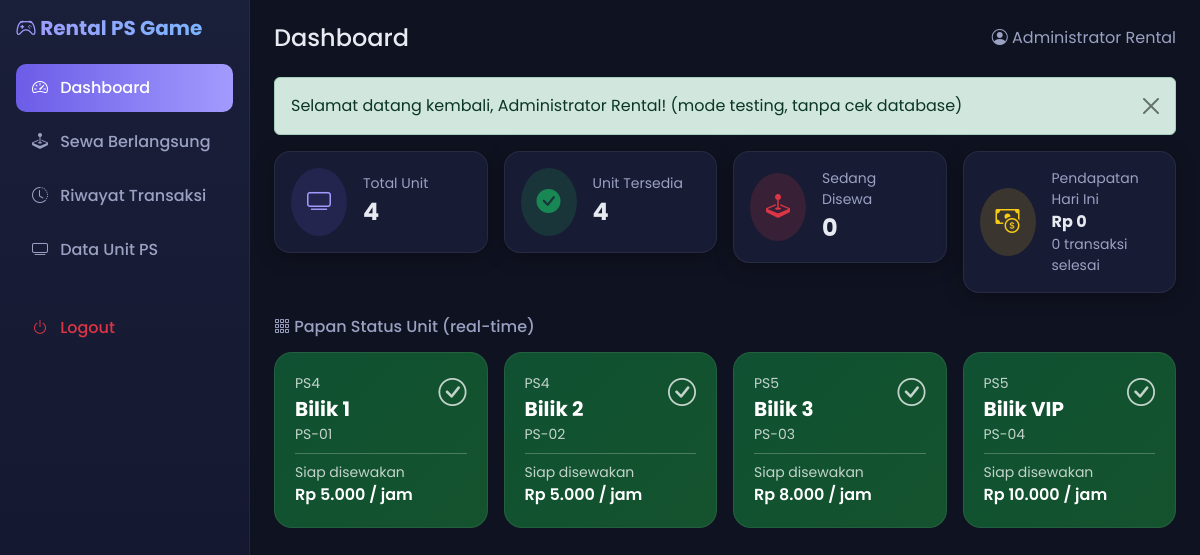
Page /dashboard.php (signed in) on the committed database.
### tables this page shows
CREATE TABLE IF NOT EXISTS unit_ps (
    id INT AUTO_INCREMENT PRIMARY KEY,
    kode_unit VARCHAR(10) NOT NULL UNIQUE,
    nama_unit VARCHAR(50) NOT NULL,
    tipe_konsol ENUM('PS3', 'PS4', 'PS5') NOT NULL DEFAULT 'PS4',
    harga_per_jam DECIMAL(10,2) NOT NULL,
    status ENUM('Tersedia', 'Disewa', 'Maintenance') NOT NULL DEFAULT 'Tersedia',
    created_at TIMESTAMP DEFAULT CURRENT_TIMESTAMP,
    updated_at TIMESTAMP DEFAULT CURRENT_TIMESTAMP ON UPDATE CURRENT_TIMESTAMP
);

### dashboard.php (the view, shortened to what this page needs)
<?php
require_once __DIR__ . '/functions.php';
$pdo = getConnection();
$statUnit = $pdo->query("
    SELECT
        COUNT(*) AS total_unit,
        SUM(CASE WHEN status = 'Tersedia' THEN 1 ELSE 0 END) AS tersedia,
        SUM(CASE WHEN status = 'Disewa' THEN 1 ELSE 0 END) AS disewa,
        SUM(CASE WHEN status = 'Maintenance' THEN 1 ELSE 0 END) AS maintenance
    FROM unit_ps
")->fetch();
$pendapatanHariIni = $pdo->prepare("
    SELECT COALESCE(SUM(total_biaya), 0) AS total
    FROM rental
    WHERE status = 'Selesai' AND DATE(waktu_selesai) = CURDATE()
");
$pendapatanHariIni->execute();
$pendapatan = $pendapatanHariIni->fetch()['total'];
$transaksiHariIni = $pdo->query("
    SELECT COUNT(*) AS total FROM rental WHERE status = 'Selesai' AND DATE(waktu_selesai) = CURDATE()
")->fetch()['total'];
$daftarUnit = $pdo->query("
    SELECT u.id, u.kode_unit, u.nama_unit, u.tipe_konsol, u.harga_per_jam, u.status,
           r.id AS rental_id, r.nama_penyewa, r.waktu_mulai
    FROM unit_ps u
    LEFT JOIN rental r ON r.unit_id = u.id AND r.status = 'Berlangsung'
    ORDER BY u.kode_unit ASC
")->fetchAll();
$pageTitle  = 'Dashboard';
$activeMenu = 'dashboard';
require_once __DIR__ . '/header.php';
?>
<div class="row g-3 mb-4">
    <div class="col-md-3">
        <div class="card card-stat">
            <div class="card-body d-flex align-items-center">
                <div class="rounded-circle p-3 me-3" style="background: rgba(108,92,231,0.15);">
                    <i class="bi bi-tv fs-4" style="color:#a29bfe;"></i>
                </div>
                <div>
                    <div class="text-muted-light small">Total Unit</div>
                    <div class="fs-4 fw-bold"><?= (int) $statUnit['total_unit'] ?></div>
                </div>
            </div>
        </div>
    </div>
    <div class="col-md-3">
        <div class="card card-stat">
            <div class="card-body d-flex align-items-center">
                <div class="rounded-circle p-3 me-3" style="background: rgba(34,197,94,0.15);">
                    <i class="bi bi-check-circle-fill fs-4 text-success"></i>
                </div>
                <div>
                    <div class="text-muted-light small">Unit Tersedia</div>
                    <div class="fs-4 fw-bold"><?= (int) $statUnit['tersedia'] ?></div>
                </div>
            </div>
        </div>
    </div>
    <div class="col-md-3">
        <div class="card card-stat">
            <div class="card-body d-flex align-items-center">
                <div class="rounded-circle p-3 me-3" style="background: rgba(239,68,68,0.15);">
                    <i class="bi bi-joystick fs-4 text-danger"></i>
                </div>
                <div>
                    <div class="text-muted-light small">Sedang Disewa</div>
                    <div class="fs-4 fw-bold"><?= (int) $statUnit['disewa'] ?></div>
                </div>
            </div>
        </div>
    </div>
    <div class="col-md-3">
        <div class="card card-stat">
            <div class="card-body d-flex align-items-center">
                <div class="rounded-circle p-3 me-3" style="background: rgba(250,204,21,0.15);">
                    <i class="bi bi-cash-coin fs-4" style="color:#facc15;"></i>
                </div>
                <div>
                    <div class="text-muted-light small">Pendapatan Hari Ini</div>
                    <div class="fs-6 fw-bold"><?= formatRupiah($pendapatan) ?></div>
                    <div class="small text-muted-light"><?= (int) $transaksiHariIni ?> transaksi selesai</div>
                </div>
            </div>
        </div>
    </div>
</div>
<h6 class="mb-3 text-muted-light"><i class="bi bi-grid-3x3-gap"></i> Papan Status Unit (real-time)</h6>
<div class="row g-3 mb-4">
    <?php foreach ($daftarUnit as $u): ?>
        <div class="col-md-4 col-lg-3">
            <?php
                $kelasWarna = match ($u['status']) {
                    'Tersedia'    => 'unit-tersedia',
                    'Disewa'      => 'unit-disewa',
                    'Maintenance' => 'unit-maintenance',
                    default       => '',
                };
            ?>
            <div class="unit-card <?= $kelasWarna ?> text-white">
                <div class="d-flex justify-content-between align-items-start">
                    <div>
                        <div class="small opacity-75"><?= clean($u['tipe_konsol']) ?></div>
                        <div class="fs-5 fw-bold"><?= clean($u['nama_unit']) ?></div>
                        <div class="small opacity-75"><?= clean($u['kode_unit']) ?></div>
                    </div>
                    <i class="bi <?= $u['status'] === 'Disewa' ? 'bi-joystick' : ($u['status'] === 'Maintenance' ? 'bi-tools' : 'bi-check-circle') ?> fs-3 opacity-75"></i>
                </div>
                <?php if ($u['status'] === 'Disewa' && $u['waktu_mulai']): ?>
                    <hr class="border-light opacity-25 my-2">
                    <div class="small opacity-75">Penyewa: <?= clean($u['nama_penyewa']) ?></div>
                    <div class="timer-live mt-1" data-mulai="<?= clean($u['waktu_mulai']) ?>">00:00:00</div>
                    <div class="small opacity-75">mulai <?= formatTanggalJamIndo($u['waktu_mulai']) ?></div>
                <?php elseif ($u['status'] === 'Tersedia'): ?>
                    <hr class="border-light opacity-25 my-2">
                    <div class="small opacity-75">Siap disewakan</div>
                    <div class="fw-semibold"><?= formatRupiah($u['harga_per_jam']) ?> / jam</div>
                <?php else: ?>
                    <hr class="border-light opacity-25 my-2">
                    <div class="small opacity-75">Sedang tidak dapat disewakan</div>
                <?php endif; ?>
            </div>
        </div>
    <?php endforeach; ?>
</div>
<?php require_once __DIR__ . '/footer.php'; ?>

### header.php (shortened to what this page needs)
<?php
$pageTitle = $pageTitle ?? 'Rental PS Game';
?>
<!DOCTYPE html>
<html lang="id">
<head>
    <link href="https://cdn.jsdelivr.net/npm/bootstrap@5.3.3/dist/css/bootstrap.min.css" rel="stylesheet">
    <link rel="stylesheet" href="https://cdn.jsdelivr.net/npm/bootstrap-icons@1.11.3/font/bootstrap-icons.css">
</head>
<body>
<div class="d-flex">
    <nav class="sidebar p-3" style="width: 250px;">
        <h5 class="brand-title mb-4"><i class="bi bi-controller"></i> Rental PS Game</h5>
        <ul class="nav flex-column">
            <li class="nav-item">
                <a class="nav-link <?= ($activeMenu ?? '') === 'dashboard' ? 'active' : '' ?>" href="dashboard.php">
                    <i class="bi bi-speedometer2 me-2"></i> Dashboard
                </a>
            </li>
            <li class="nav-item">
                <a class="nav-link <?= ($activeMenu ?? '') === 'rental' ? 'active' : '' ?>" href="rental.php">
                    <i class="bi bi-joystick me-2"></i> Sewa Berlangsung
                </a>
            </li>
            <li class="nav-item">
                <a class="nav-link <?= ($activeMenu ?? '') === 'riwayat' ? 'active' : '' ?>" href="riwayat.php">
                    <i class="bi bi-clock-history me-2"></i> Riwayat Transaksi
                </a>
            </li>
            <li class="nav-item">
                <a class="nav-link <?= ($activeMenu ?? '') === 'unit' ? 'active' : '' ?>" href="unit.php">
                    <i class="bi bi-tv me-2"></i> Data Unit PS
                </a>
            </li>
            <li class="nav-item mt-4">
                <a class="nav-link text-danger" href="logout.php">
                    <i class="bi bi-power me-2"></i> Logout
                </a>
            </li>
        </ul>
    </nav>
    <main class="flex-fill p-4">
        <div class="d-flex justify-content-between align-items-center mb-4">
            <h4 class="mb-0"><?= clean($pageTitle) ?></h4>
            <span class="text-muted-light">
                <i class="bi bi-person-circle"></i> <?= clean($_SESSION['nama_lengkap'] ?? 'Admin') ?>
            </span>
        </div>
        <?php showFlash(); ?>

### functions.php (shortened to what this page needs)
<?php
function clean(?string $data): string
{
    return htmlspecialchars(trim($data), ENT_QUOTES, 'UTF-8');
}
function showFlash(): void
{
    if (!empty($_SESSION['flash'])) {
        $type    = clean($_SESSION['flash']['type']);
        $message = clean($_SESSION['flash']['message']);
        echo <<<HTML
        <div class="alert alert-{$type} alert-dismissible fade show" role="alert">
            {$message}
            <button type="button" class="btn-close" data-bs-dismiss="alert" aria-label="Close"></button>
        </div>
        HTML;
    }
}
function formatRupiah($angka): string
{
    return 'Rp ' . number_format((float) $angka, 0, ',', '.');
}

### footer.php (shortened to what this page needs)
    </main>
</div>
</body>
</html>

### header.php (style rules this page uses)
body { background: #0f1220; font-family: 'Poppins', sans-serif; color: #e8eaf1; }
.sidebar { min-height: 100vh; background: linear-gradient(180deg, #1a1f3a 0%, #12152b 100%); border-right: 1px solid rgba(255,255,255,0.06); }
.sidebar a { color: #9aa1c2; text-decoration: none; }
.sidebar a.active, .sidebar a:hover { background: linear-gradient(90deg, #6C5CE7, #a29bfe); color: #fff; }
.sidebar .nav-link { padding: 0.75rem 1rem; border-radius: 10px; margin-bottom: 6px; font-weight: 500; transition: all .15s; }
.brand-title { background: linear-gradient(90deg, #a29bfe, #74b9ff); -webkit-background-clip: text; background-clip: text; color: transparent; font-weight: 700; }
.card-stat, .card-glass { border: 1px solid rgba(255,255,255,0.07); border-radius: 16px; background: #171b34; box-shadow: 0 4px 20px rgba(0,0,0,0.25); color: #e8eaf1; }
.unit-card { border-radius: 18px; padding: 1.25rem; position: relative; overflow: hidden; border: 1px solid rgba(255,255,255,0.08); transition: transform .15s; }
.unit-tersedia { background: linear-gradient(135deg, #0f5132, #14532d); }
.text-muted-light { color: #9aa1c2; }

### rows in the picture
unit_ps: tipe_konsol "PS4", nama_unit "Bilik 1", kode_unit "PS-01", harga_per_jam "Rp 5.000"
unit_ps: tipe_konsol "PS4", nama_unit "Bilik 2", kode_unit "PS-02", harga_per_jam "Rp 5.000"
unit_ps: tipe_konsol "PS5", nama_unit "Bilik 3", kode_unit "PS-03", harga_per_jam "Rp 8.000"
unit_ps: tipe_konsol "PS5", nama_unit "Bilik VIP", kode_unit "PS-04", harga_per_jam "Rp 10.000"

### other values in the picture
$pageTitle "Dashboard"
$_SESSION['nama_lengkap'] "Administrator Rental"
$message "Selamat datang kembali, Administrator Rental! (mode testing, tanpa cek database)"
$statUnit['total_unit'] "4"
$statUnit['tersedia'] "4"
$statUnit['disewa'] "0"
formatRupiah($pendapatan) "Rp 0"
$transaksiHariIni "0"
